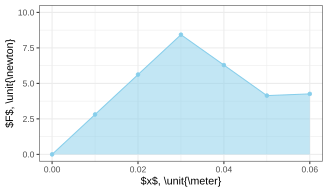

The script that saved this image:
library(ggplot2)
library(dplyr)

raw <- read.csv('fig3.csv',header=TRUE)
data <- tibble(raw)

fig3 <- ggplot(data,aes(x=x_m,y=F_N))+
     geom_point(color='skyblue')+
     geom_line(color='skyblue')+
     geom_area(fill='skyblue',alpha=0.5)+
     xlab('$x$, \\unit{\\meter}')+
     ylab('$F$, \\unit{\\newton}')+
     ylim(0,10)+
     theme_bw(base_size=8)
ggsave('fig3.svg',plot=fig3,width=3.4167,height=2,units="in")

library(pracma)
trapz(data$x_m,data$F_N)
